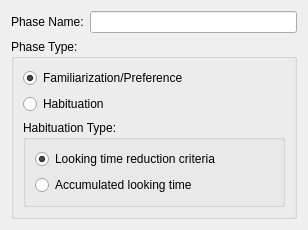
<?xml version="1.0" encoding="UTF-8"?>
<ui version="4.0">
 <class>PhaseWPFirst</class>
 <widget class="QWizardPage" name="PhaseWPFirst">
  <property name="geometry">
   <rect>
    <x>0</x>
    <y>0</y>
    <width>308</width>
    <height>223</height>
   </rect>
  </property>
  <property name="windowTitle">
   <string>WizardPage</string>
  </property>
  <property name="title">
   <string>Create a new phase</string>
  </property>
  <property name="subTitle">
   <string>Enter a name for the new phase, and select the phase type.</string>
  </property>
  <attribute name="pageId">
   <string notr="true">1</string>
  </attribute>
  <layout class="QVBoxLayout" name="verticalLayout_3">
   <item>
    <layout class="QHBoxLayout" name="horizontalLayout">
     <item>
      <widget class="QLabel" name="label">
       <property name="text">
        <string>Phase Name:</string>
       </property>
      </widget>
     </item>
     <item>
      <widget class="QLineEdit" name="lePhaseName"/>
     </item>
    </layout>
   </item>
   <item>
    <widget class="QGroupBox" name="groupBox">
     <property name="title">
      <string>Phase Type:</string>
     </property>
     <layout class="QVBoxLayout" name="verticalLayout_2">
      <item>
       <widget class="QRadioButton" name="rbFamiliarizationPreference">
        <property name="toolTip">
         <string>Subject must accumulate a specified amount of looking during each trial.</string>
        </property>
        <property name="text">
         <string>Familiarization/Preference</string>
        </property>
        <property name="checked">
         <bool>true</bool>
        </property>
        <property name="autoExclusive">
         <bool>true</bool>
        </property>
       </widget>
      </item>
      <item>
       <widget class="QRadioButton" name="rbHabituation">
        <property name="toolTip">
         <string>Subject must habituate to stimuli.</string>
        </property>
        <property name="text">
         <string>Habituation</string>
        </property>
        <property name="autoExclusive">
         <bool>true</bool>
        </property>
       </widget>
      </item>
      <item>
       <widget class="QGroupBox" name="gbHabituationType">
        <property name="title">
         <string>Habituation Type:</string>
        </property>
        <layout class="QVBoxLayout" name="verticalLayout">
         <item>
          <widget class="QRadioButton" name="rbHabReduction">
           <property name="toolTip">
            <string>Looking time decreases to a specified level</string>
           </property>
           <property name="text">
            <string>Looking time reduction criteria</string>
           </property>
           <property name="checked">
            <bool>true</bool>
           </property>
           <property name="autoExclusive">
            <bool>true</bool>
           </property>
          </widget>
         </item>
         <item>
          <widget class="QRadioButton" name="rbHabAccum">
           <property name="toolTip">
            <string>Subject must accumulate a specified amount of looking time over the entire phase</string>
           </property>
           <property name="text">
            <string>Accumulated looking time</string>
           </property>
           <property name="autoExclusive">
            <bool>true</bool>
           </property>
          </widget>
         </item>
        </layout>
       </widget>
      </item>
     </layout>
    </widget>
   </item>
  </layout>
 </widget>
 <resources/>
 <connections/>
</ui>
